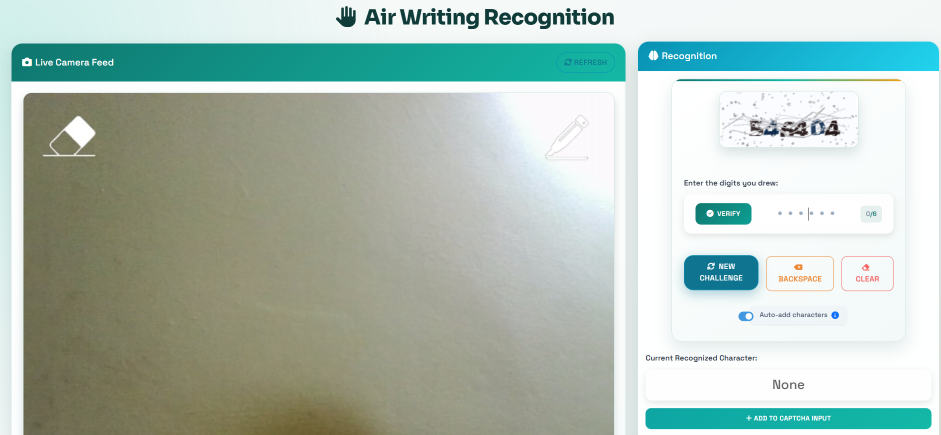
#> input picture assets/air-writing-recognition.png, 1881 x 870 px (shown at 1/2 size)
$ python -i specialized_letter_detection.py   (imports and definitions only)
#> lines starting #> are read from the running program, lines starting #| are printed output that depends on the picture; after the words box and inside, x2 and y2 are one past the last pixel; in counts of white or black regions, pixels touching at a corner belong together
#> further down, picture is the input picture: shape (870, 1881, 3); mean B, G, R 182.3, 192, 175.6
"""
Specialized detection for uppercase letters, focusing on B which is commonly misrecognized
"""

import cv2
import numpy as np
import os
from scipy import signal

def detect_letter_b(image):
    """
    Specialized detector for the letter B based on structural analysis

    Args:
        image: Input image containing a potential B character

    Returns:
        tuple: (is_b, confidence) - Boolean indicating if it's a B and confidence score
    """
    # Convert to grayscale if needed
    if len(image.shape) > 2 and image.shape[2] > 1:
        gray = cv2.cvtColor(image, cv2.COLOR_BGR2GRAY)
    else:
        gray = image.copy()

    # Make sure image is uint8
    if np.max(gray) <= 1.0:
        gray = (gray * 255).astype(np.uint8)

    # Ensure proper size for analysis
    if gray.shape[0] < 20 or gray.shape[1] < 20:
        gray = cv2.resize(gray, (28, 28))
    elif max(gray.shape) > 200:
        # Scale down very large images for more consistent processing
        scale_factor = 200 / max(gray.shape)
#> scale_factor = 0.106
        new_width = int(gray.shape[1] * scale_factor)
#> new_width = 200
        new_height = int(gray.shape[0] * scale_factor)
#> new_height = 92
        gray = cv2.resize(gray, (new_width, new_height))
#> gray: shape (92, 200)

    # Apply preprocessing to enhance features
    blurred = cv2.GaussianBlur(gray, (5, 5), 0)
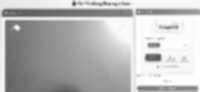
#> blurred: shape (92, 200); min 80, max 255, mean 186.1

    # Apply adaptive thresholding for better separation
    binary = cv2.adaptiveThreshold(blurred, 255, cv2.ADAPTIVE_THRESH_GAUSSIAN_C,
                                  cv2.THRESH_BINARY_INV, 11, 2)
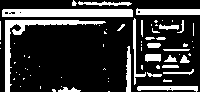
#> binary: shape (92, 200); 22% white; 69 white regions (46 under 20 px), largest, box (x1, y1, x2, y2) and area: (2, 9, 133, 17) 1030, (5, 20, 106, 92) 874, (136, 8, 200, 15) 381

    # Clean up noise with morphological operations
    kernel = np.ones((2, 2), np.uint8)
    binary = cv2.morphologyEx(binary, cv2.MORPH_CLOSE, kernel)
#> binary: shape (92, 200); 22% white; 60 white regions (39 under 20 px), largest, box (x1, y1, x2, y2) and area: (3, 10, 134, 18) 1034, (6, 21, 107, 92) 876, (137, 9, 200, 16) 375

    # Save preprocessed image for debugging
    debug_dir = os.path.join(os.path.dirname(os.path.abspath(__file__)), "debug_output")
    os.makedirs(debug_dir, exist_ok=True)
    cv2.imwrite(os.path.join(debug_dir, "b_detection_specialized.png"), binary)

    # Simple approach for small images: direct pixel analysis
    # For the specific case of letter B, examine the pattern directly
    h, w = binary.shape
#> h = 92; w = 200

    # Create regions for analysis
    left_strip = binary[:, :w//4]
#> left_strip: shape (92, 50); 23.4% white; 19 white regions (16 under 20 px), largest, box (x1, y1, x2, y2) and area: (6, 21, 50, 92) 646, (3, 10, 50, 18) 363, (0, 22, 2, 41) 38
    center_strip = binary[:, w//4:3*w//4]
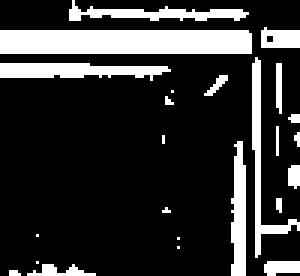
#> center_strip: shape (92, 100) (shown 3 times larger); 19.3% white; 24 white regions (13 under 20 px), largest, box (x1, y1, x2, y2) and area: (0, 10, 84, 18) 671, (0, 21, 57, 27) 230, (84, 19, 100, 86) 199
    right_strip = binary[:, 3*w//4:]
#> right_strip: shape (92, 50); 26% white; 25 white regions (12 under 20 px), largest, box (x1, y1, x2, y2) and area: (0, 10, 50, 16) 300, (0, 87, 49, 92) 202, (5, 21, 30, 31) 90

    top_half = binary[:h//2, :]
#> top_half: shape (46, 200); 28.7% white; 25 white regions (13 under 20 px), largest, box (x1, y1, x2, y2) and area: (3, 10, 134, 18) 1034, (6, 21, 107, 46) 633, (137, 9, 200, 16) 375
    bottom_half = binary[h//2:, :]
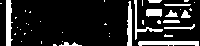
#> bottom_half: shape (46, 200); 15.3% white; 41 white regions (29 under 20 px)

    # Calculate white pixel ratios in each region
    total_pixels = h * w
#> total_pixels = 18400
    left_ratio = np.sum(left_strip > 0) / (h * w/4) if h*w > 0 else 0
#> left_ratio = 0.234
    center_ratio = np.sum(center_strip > 0) / (h * w/2) if h*w > 0 else 0
#> center_ratio = 0.193
    right_ratio = np.sum(right_strip > 0) / (h * w/4) if h*w > 0 else 0
#> right_ratio = 0.26

    top_ratio = np.sum(top_half > 0) / (total_pixels/2) if total_pixels > 0 else 0
#> top_ratio = 0.287
    bottom_ratio = np.sum(bottom_half > 0) / (total_pixels/2) if total_pixels > 0 else 0
#> bottom_ratio = 0.153

    # For B: Strong left edge, moderate center, and roughly equal top/bottom
    vertical_pattern_score = 0

    # Analyze vertical pattern (looking for a strong continuous line on the left)
    left_col_heights = []
    for i in range(w//4):
        col_sum = np.sum(binary[:, i] > 0)
        left_col_heights.append(col_sum / h if h > 0 else 0)
#> this loop made 50 passes
#> col_sum on passes 1 to 12: 22, 22, 0, 7, 8, 8, 77, 77, 77, 79, 79, 29
#> after the loop, left_col_heights = 50 values, max 0.859 at index 9, min 0 at index 2, mean 0.234

    # A strong vertical line would have high values across multiple columns
    vertical_strength = np.mean(left_col_heights) if left_col_heights else 0
#> vertical_strength = 0.234

    # Look for the characteristic "B" shape
    b_score = 0

    # Get contours for analysis
    contours, _ = cv2.findContours(binary, cv2.RETR_EXTERNAL, cv2.CHAIN_APPROX_SIMPLE)
#> contours = 60 contours, 43 with area under 20; largest, box (x1, y1, x2, y2) and area: (3, 10, 134, 18) 909, (6, 21, 107, 92) 693, (137, 9, 200, 16) 311, (138, 87, 199, 92) 188, (134, 19, 163, 86) 144

    # Analyze contour characteristics if present
    if contours:
        largest_contour = max(contours, key=cv2.contourArea)
#> largest_contour = [[4, 10], [3, 11], [3, 17], [133, 17], [133, 11], [132, 10]]
        x, y, w, h = cv2.boundingRect(largest_contour)
#> x = 3; y = 10; w = 131; h = 8

        # Calculate aspect ratio (width to height)
        aspect_ratio = w / h if h > 0 else 0
#> aspect_ratio = 16.38

        # Calculate circularity
        area = cv2.contourArea(largest_contour)
#> area = 909
        perimeter = cv2.arcLength(largest_contour, True)
#> perimeter = 272.8
        circularity = 4 * np.pi * area / (perimeter * perimeter) if perimeter > 0 else 0
#> circularity = 0.153

        # B typically has a specific aspect ratio
        if 0.5 < aspect_ratio < 0.8:
            b_score += 0.15
            print(f"B aspect ratio score: +0.15 (ratio={aspect_ratio:.2f})")

        # B has moderate circularity
        if 0.4 < circularity < 0.7:
            b_score += 0.1
            print(f"B circularity score: +0.1 (circularity={circularity:.2f})")

        # Create a mask for the contour to analyze regions
        mask = np.zeros_like(binary)
        cv2.drawContours(mask, [largest_contour], 0, 255, -1)
#> mask: shape (92, 200); 5.7% white; 1 white region, box (x1, y1, x2, y2) and area: (3, 10, 134, 18) 1046

        # Divide the mask into regions for analysis
        left_side = mask[:, :w//2]
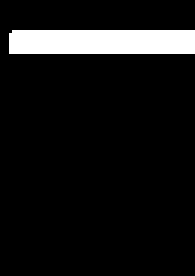
#> left_side: shape (92, 65) (shown 3 times larger); 8.3% white; 1 white region, box (x1, y1, x2, y2) and area: (3, 10, 65, 18) 495
        right_side = mask[:, w//2:]
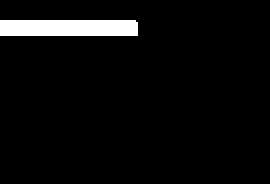
#> right_side: shape (92, 135) (shown 2 times larger); 4.4% white; 1 white region, box (x1, y1, x2, y2) and area: (0, 10, 69, 18) 551
        left_count = np.count_nonzero(left_side)
#> left_count = 495
        right_count = np.count_nonzero(right_side)
#> right_count = 551
        left_right_ratio = left_count / right_count if right_count > 0 else 999
#> left_right_ratio = 0.898

        # B usually has a more filled left side
        if left_right_ratio > 0.9:
            b_score += 0.15
            print(f"B left/right distribution score: +0.15 (ratio={left_right_ratio:.2f})")

    # 1. B has a strong left edge
    if left_ratio > 0.4:
        b_score += 0.2
        print(f"B left edge score: +0.2 (ratio={left_ratio:.2f})")

    # 2. B has balanced top and bottom halves
    if abs(top_ratio - bottom_ratio) < 0.3:
        b_score += 0.15
        print(f"B top/bottom balance score: +0.15 (diff={abs(top_ratio - bottom_ratio):.2f})")
#| B top/bottom balance score: +0.15 (diff=0.13)

    # 3. B's center has moderate density
    if 0.15 < center_ratio < 0.7:
        b_score += 0.15
        print(f"B center density score: +0.15 (density={center_ratio:.2f})")
#| B center density score: +0.15 (density=0.19)

    # 4. B's right edge typically has less content than left
    if right_ratio < left_ratio:
        b_score += 0.1
        print(f"B edge comparison score: +0.1")

    # 5. Strong vertical component (key feature of B)
    if vertical_strength > 0.3:  # Lowered threshold to be more lenient
        vertical_score = min(0.3, vertical_strength * 0.5)
        b_score += vertical_score
        print(f"B vertical strength score: +{vertical_score:.2f} (strength={vertical_strength:.2f})")

    # 6. Check for two "bulges" in the horizontal profile (characteristic of B)
    # Create horizontal projection
    h_proj = np.sum(binary > 0, axis=1) / w if w > 0 else np.zeros(h)
#> h_proj = 92 values, max 1.48 at index 11, min 0 at index 7, mean 0.336

    # Count significant peaks in the horizontal projection
    from scipy.signal import find_peaks
    peaks, _ = find_peaks(h_proj, height=0.2, distance=h/5)  # Lowered threshold and distance
#> peaks = [4, 11, 15, 22, 33, 39, 45, 50, 61, 67, 74, 90]

    # B typically has two peaks (upper and lower curves)
    if len(peaks) >= 2:  # Changed to >= 2
        b_score += 0.2
        print(f"B horizontal profile score: +0.2 (peaks={len(peaks)})")
#| B horizontal profile score: +0.2 (peaks=12)

    # 7. Check for density patterns typical of a B
    # Divide the image into a 3x3 grid
    h_third, w_third = h//3, w//3
#> h_third = 2; w_third = 43
    grid = [
        [binary[:h_third, :w_third], binary[:h_third, w_third:2*w_third], binary[:h_third, 2*w_third:]],
        [binary[h_third:2*h_third, :w_third], binary[h_third:2*h_third, w_third:2*w_third], binary[h_third:2*h_third, 2*w_third:]],
        [binary[2*h_third:, :w_third], binary[2*h_third:, w_third:2*w_third], binary[2*h_third:, 2*w_third:]]
    ]

    # Calculate the density of each grid cell
    densities = [[np.mean(cell > 0) for cell in row] for row in grid]
#> densities = [[0, 0.0233, 0], [0, 0.163, 0.149], [0.261, 0.166, 0.238]]

    # B typically has a strong left column and moderate middle column
    left_col_density = (densities[0][0] + densities[1][0] + densities[2][0]) / 3
#> left_col_density = 0.0869
    middle_col_density = (densities[0][1] + densities[1][1] + densities[2][1]) / 3
#> middle_col_density = 0.117

    if left_col_density > 0.3:  # Strong left column
        b_score += 0.1
        print(f"B left column density score: +0.1 (density={left_col_density:.2f})")

    if 0.1 < middle_col_density < 0.6:  # Moderate middle column
        b_score += 0.1
        print(f"B middle column density score: +0.1 (density={middle_col_density:.2f})")
#| B middle column density score: +0.1 (density=0.12)

    # 8. Check if it's manually drawn 'B' (thick strokes)
    # This would typically have significant white pixels
    strong_signal = np.mean(binary > 0) > 0.15  # Lowered threshold
#> strong_signal = True
    if strong_signal:
        b_score += 0.1
        print(f"B stroke density score: +0.1 (density={np.mean(binary > 0):.2f})")
#| B stroke density score: +0.1 (density=0.22)

    # For added robustness, use ORB feature matching with a template B if available
    try:
        template_path = os.path.join(os.path.dirname(os.path.abspath(__file__)),
                                     "debug_output", "b_template.png")
        if os.path.exists(template_path):
            template = cv2.imread(template_path, cv2.IMREAD_GRAYSCALE)
            if template is not None:
                # Resize template to match input
                template = cv2.resize(template, (gray.shape[1], gray.shape[0]))

                # Create ORB detector
                orb = cv2.ORB_create(nfeatures=100)

                # Find keypoints and descriptors
                kp1, des1 = orb.detectAndCompute(binary, None)
                kp2, des2 = orb.detectAndCompute(template, None)

                if des1 is not None and des2 is not None and len(des1) > 0 and len(des2) > 0:
                    # Create matcher
                    bf = cv2.BFMatcher(cv2.NORM_HAMMING, crossCheck=True)

                    # Match descriptors
                    matches = bf.match(des1, des2)

                    # Sort by distance
                    matches = sorted(matches, key=lambda x: x.distance)

                    # If we have good matches, boost the score
                    if len(matches) > 5:
                        match_quality = 1.0 - min(1.0, np.mean([m.distance for m in matches[:5]]) / 100)
                        b_score += match_quality * 0.2
    except Exception as e:
        print(f"Template matching error: {e}")

    # Add additional checks for air writing detection

    # Check for image quality and add bonuses for clear B shapes
    if b_score >= 0.3:  # If we already have a moderate B score
        # Check for distinct left vertical edge (crucial for B)
        left_edge_profile = np.sum(binary[:, :3], axis=1)  # Sum first few columns
#> left_edge_profile = 92 values, max 510 at index 22, min 0 at index 0, mean 122
        vertical_coverage = np.sum(left_edge_profile > 0) / h if h > 0 else 0
#> vertical_coverage = 2.75

        if vertical_coverage > 0.5:  # If vertical line covers more than half the height
            vertical_bonus = min(0.2, vertical_coverage * 0.3)
#> vertical_bonus = 0.2
            b_score += vertical_bonus
#> b_score = 0.9
            print(f"B vertical edge bonus: +{vertical_bonus:.2f} (coverage={vertical_coverage:.2f})")
#| B vertical edge bonus: +0.20 (coverage=2.75)

        # Check for two distinct horizontal bulges (top and bottom curves of B)
        # Analyze the right half of the image for curves
        right_half = binary[:, w//2:]
#> right_half: shape (92, 135); 22.2% white; 40 white regions (20 under 20 px), largest, box (x1, y1, x2, y2) and area: (0, 10, 69, 18) 551, (72, 9, 135, 16) 375, (73, 87, 134, 92) 252
        top_right = right_half[:h//2, :]
        bottom_right = right_half[h//2:, :]
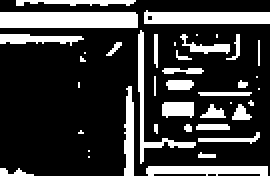
#> bottom_right: shape (88, 135) (shown 2 times larger); 22.8% white; 40 white regions (20 under 20 px), largest, box (x1, y1, x2, y2) and area: (0, 6, 69, 14) 551, (72, 5, 135, 12) 375, (73, 83, 134, 88) 252

        top_right_ratio = np.sum(top_right > 0) / (top_right.size) if top_right.size > 0 else 0
#> top_right_ratio = 0.0926
        bottom_right_ratio = np.sum(bottom_right > 0) / (bottom_right.size) if bottom_right.size > 0 else 0
#> bottom_right_ratio = 0.228

        # Both top and bottom curves should have reasonable presence
        if top_right_ratio > 0.15 and bottom_right_ratio > 0.15:
            curve_bonus = min(0.25, (top_right_ratio + bottom_right_ratio) * 0.5)
            b_score += curve_bonus
            print(f"B curves bonus: +{curve_bonus:.2f} (top={top_right_ratio:.2f}, bottom={bottom_right_ratio:.2f})")

    # Special case for air writing: if we have a clear vertical line and some right side content
    # This helps with quickly drawn Bs that might be less defined
    if left_ratio > 0.4 and right_ratio > 0.1 and vertical_strength > 0.3:
        b_score += 0.15
        print("Air writing B pattern bonus: +0.15")

    # Limit the score to 0.95
    b_score = min(b_score, 0.95)

    # Debug output
    print(f"B detection - Left: {left_ratio:.2f}, Center: {center_ratio:.2f}, Right: {right_ratio:.2f}, " +
          f"Top/Bottom: {top_ratio:.2f}/{bottom_ratio:.2f}, Vertical: {vertical_strength:.2f}, " +
          f"Score: {b_score:.2f}")
#| B detection - Left: 0.23, Center: 0.19, Right: 0.26, Top/Bottom: 0.29/0.15, Vertical: 0.23, Score: 0.90

    # For debug purposes, create a directory and save analyzed images
    try:
        debug_dir = os.path.join(os.path.dirname(os.path.abspath(__file__)), "debug_output")
        os.makedirs(debug_dir, exist_ok=True)

        # Save the binary image
        cv2.imwrite(os.path.join(debug_dir, "b_detection_binary.png"), binary)

        # Create visualization of the regions - ensure all regions have the same dimensions
        viz = np.zeros((h, w, 3), dtype=np.uint8)

        # Create each colored channel separately with proper broadcasting
        blue_channel = np.zeros((h, w), dtype=np.uint8)
        blue_channel[:, :w//4] = left_strip

        green_channel = np.zeros((h, w), dtype=np.uint8)
        green_channel[:, w//4:3*w//4] = center_strip

        red_channel = np.zeros((h, w), dtype=np.uint8)
        red_channel[:, 3*w//4:] = right_strip

        # Combine channels safely
        viz[:, :, 0] = blue_channel  # Blue channel
        viz[:, :, 1] = green_channel  # Green channel
        viz[:, :, 2] = red_channel  # Red channel

        # Save the visualization
        cv2.imwrite(os.path.join(debug_dir, "b_detection_regions.png"), viz)
    except Exception as e:
        print(f"Debug output error: {e}")

    # Return True if the score exceeds threshold
    # Using a lower threshold to be more lenient
    is_b = b_score > 0.35  # Lowered threshold even further
#> is_b = True

    print(f"Final B detection score: {b_score:.2f}, is_b={is_b}")
#| Final B detection score: 0.90, is_b=True
    return is_b, b_score

# Add additional specialized detectors as needed
letter_detectors = {
    'B': detect_letter_b,
    # Add more specialized detectors for other problematic letters
}

def detect_specific_letter(image, letter):
    """
    Apply a specialized detector for a specific letter

    Args:
        image: Input image
        letter: The letter to detect

    Returns:
        tuple: (is_match, confidence) - Boolean indicating if it matches and confidence score
    """
    if letter in letter_detectors:
        return letter_detectors[letter](image)

    # Default if no specialized detector exists
    return False, 0.0

>>> import cv2
>>> picture = cv2.imread('assets/air-writing-recognition.png')
>>> result = detect_letter_b(picture)
#> result = (True, 0.9)
